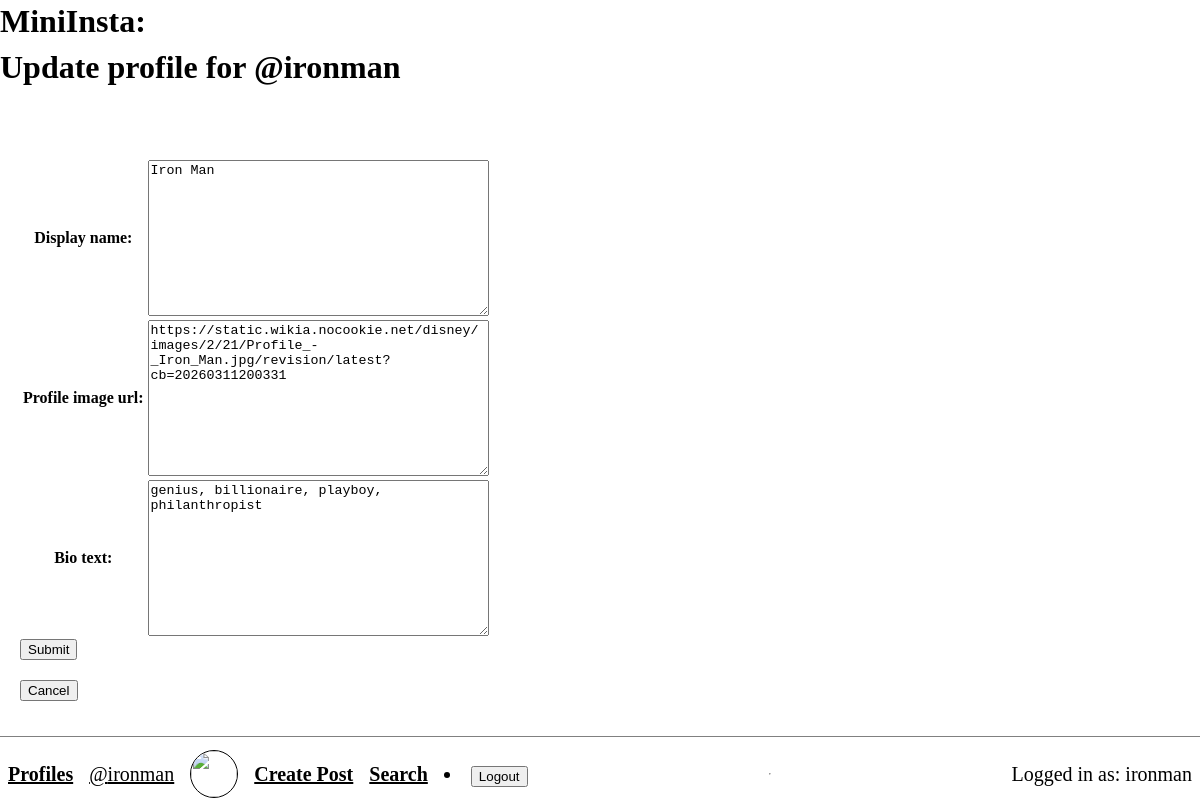
/mini_insta/profile/update (signed in), run on the app's committed database.
### mini_insta/models.py (models this page shows, shortened)
class Profile(models.Model):
    username = models.TextField(blank=False)
    display_name = models.TextField(blank=False)
    profile_image_url = models.TextField(blank=False)
    bio_text = models.TextField(blank=False)
    join_date = models.TextField(blank=False)
    user = models.ForeignKey(User, on_delete=models.CASCADE)

### mini_insta/views.py (the view)
# urls.py: path('profile/update', UpdateProfileView.as_view(), name='update_profile'),
class UpdateProfileView(LoginRequired, UpdateView):
    model = Profile
    form_class = UpdateProfileForm
    template_name = 'mini_insta/update_profile_form.html'
    def get_object(self):
        return self.get_profile()

### mini_insta/forms.py
class UpdateProfileForm(forms.ModelForm):
    class Meta:
        model = Profile
        fields = ['display_name', 'profile_image_url', 'bio_text']

### mini_insta/views.py (called while the page is built)
    def get_profile(self):
        return Profile.objects.filter(user=self.request.user).first()

### mini_insta/templates/mini_insta/update_profile_form.html (shortened to what this page needs)
{% extends 'mini_insta/base.html' %}
{% block header %}
<h1>Update profile for @{{profile.username}}</h1>
{% endblock %}
{% block content %}
<div class="main">
    <form action="{% url 'update_profile' %}" method="POST">
        <table>{{form.as_table}}</table>
        <input type="submit" name="submit" value="Submit">
    </form>
    <form action="{% url 'show_profile' profile.pk %}" method="GET">
        <input type="submit" value="Cancel">
    </form>
</div>
{% endblock %}

### mini_insta/templates/mini_insta/base.html (shortened to what this page needs)
{% load static %}
<html>
    <head>
        <link rel="stylesheet" href="{% static 'insta_styles.css' %}">
    </head>
    <body>
        <div class="header">
            <h1>MiniInsta: {% block header %}{% endblock %}</h1>
        </div>
        {% block content %}
        {% endblock content %}
        <div class="footer">
            <a href="{% url 'show_all_profiles' %}" title="Show all profiles"><strong>Profiles</strong></a>
            {% if request.user.is_authenticated %}
                <a href="{% url 'show_profile_user' %}">@{{request.user.username}}</a>
                {% if profile %}
                <a href="{% url 'show_feed' %}">
                    <img class="home-icon" src="https://upload.wikimedia.org/wikipedia/commons/a/a5/Instagram_icon.png?utm_source=commons.wikimedia.org&utm_campaign=index&utm_content=original">
                </a>
                {% endif %}
                {% if profile %}
                <a href="{% url 'create_post' %}"><strong>Create Post</strong></a>
                <a href="{% url 'search' %}"><strong>Search</strong></a>
                {% endif %}
                <li>
                    <form action="{% url 'logout' %}" method="POST" style="display: inline;">
                        <button type="submit" class="logout-link">Logout</button>
                    </form>
                </li>
            {% else %}
                <li><a href="{% url 'login' %}">Login</a></li>
            {% endif %}
            <hr>
            {% if request.user.is_authenticated %}
                Logged in as: {{ request.user }}
            {% else %}
                Not logged in
            {% endif %}
        </div>
    </body>
</html>

### static/insta_styles.css (style rules this page uses)
body { margin: 0; padding-bottom: 90px; background-color: white; color: black; font-size: 20px; line-height: 1.6; }
.header { background-color: white; }
.header h1 { margin: 0; padding: 2px 0 6px 0; font-size: 32px; line-height: 1.2; }
.footer { position: fixed; left: 0; right: 0; bottom: 0; display: flex; align-items: center; gap: 16px; height: 74px; padding: 0 8px; background-color: white; border-top: 1px solid gray; }
.footer a { display: flex; }
.home-icon { width: 42px; height: 42px; fill: black; }
.footer img { width: 46px; height: 46px; border: 1px solid black; border-radius: 50%; object-fit: cover; }
.main { margin-top: 64px; padding: 0 20px; }
a { color: inherit; }

### data on the page
Profile: username "ironman", display_name "Iron Man", profile_image_url "https://static.wikia.nocookie.net/disney/images/2/21/Profile_-_Iron_Man.jpg/revision/latest?cb=20260311200331", bio_text "genius, billionaire, playboy, philanthropist"

### other printed values
{{ request.user.username }} "ironman"
{{ request.user }} "ironman"
